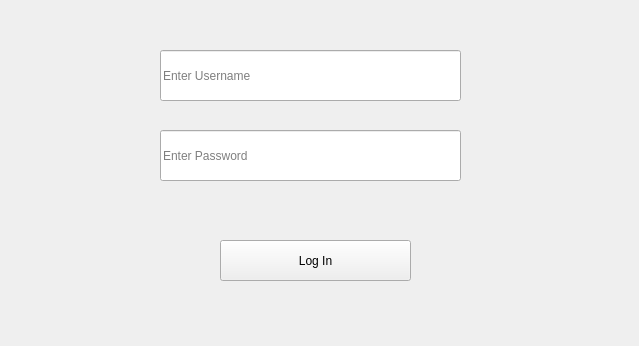
<?xml version="1.0" encoding="UTF-8"?>
<ui version="4.0">
 <class>Form</class>
 <widget class="QWidget" name="Form">
  <property name="geometry">
   <rect>
    <x>0</x>
    <y>0</y>
    <width>639</width>
    <height>346</height>
   </rect>
  </property>
  <property name="windowTitle">
   <string>Login</string>
  </property>
  <widget class="QPushButton" name="pushButton">
   <property name="geometry">
    <rect>
     <x>220</x>
     <y>240</y>
     <width>191</width>
     <height>41</height>
    </rect>
   </property>
   <property name="text">
    <string>Log In</string>
   </property>
  </widget>
  <widget class="QLineEdit" name="lineEdit">
   <property name="geometry">
    <rect>
     <x>160</x>
     <y>50</y>
     <width>301</width>
     <height>51</height>
    </rect>
   </property>
   <property name="placeholderText">
    <string>Enter Username</string>
   </property>
  </widget>
  <widget class="QLineEdit" name="lineEdit_2">
   <property name="geometry">
    <rect>
     <x>160</x>
     <y>130</y>
     <width>301</width>
     <height>51</height>
    </rect>
   </property>
   <property name="echoMode">
    <enum>QLineEdit::Password</enum>
   </property>
   <property name="placeholderText">
    <string>Enter Password</string>
   </property>
  </widget>
  <widget class="QLabel" name="label">
   <property name="geometry">
    <rect>
     <x>80</x>
     <y>200</y>
     <width>511</width>
     <height>31</height>
    </rect>
   </property>
   <property name="text">
    <string/>
   </property>
  </widget>
 </widget>
 <resources/>
 <connections/>
</ui>
